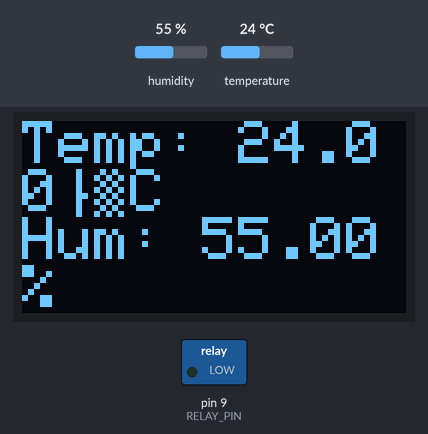
A sketch run on a simulated Arduino Uno, built with avr-gcc and run on an emulated ATmega328P. Parts: 128×64 one-colour display, switched loads named in the sketch (green lamp = pin HIGH). The inputs (shaded band) are chosen by the test bench; at power-on: humidity 55 %, temperature 24 °C. The display library's start-up logo is not drawn; what the sketch prints to the serial monitor is not drawn.

Above: at 3.2 s.
3.3 s: humidity set to 25 %
At 4.8 s:
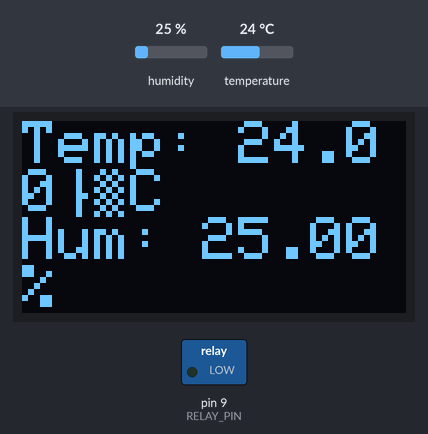
6.0 s: humidity set to 22 %
At 7.2 s:
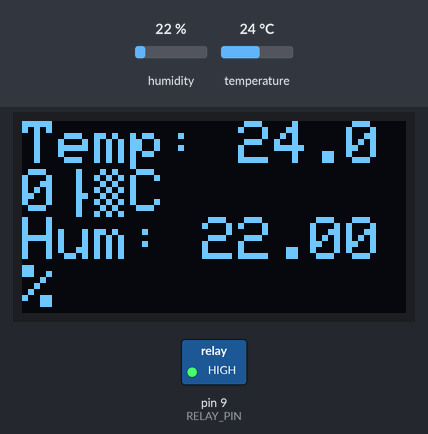
8.7 s: temperature set to 12 °C
At 13.5 s:
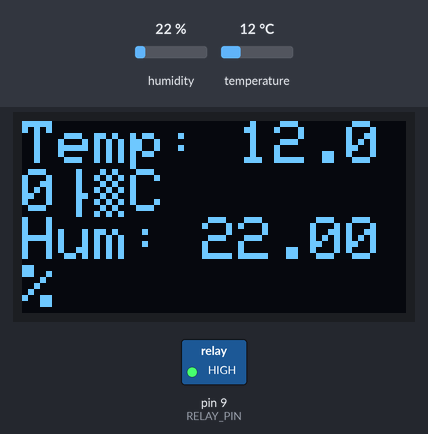
13.8 s: temperature set to 19 °C
At 17.3 s:
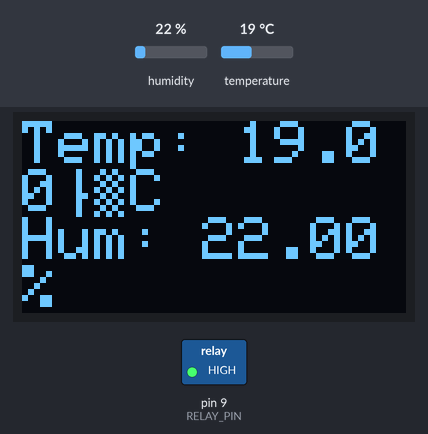
Timing chart, 0 to 18.8 s (numbered marks = the images above; inputs shaded):
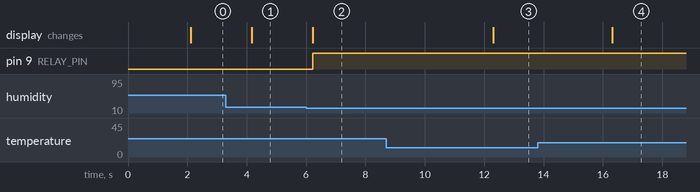

Measured:
- the behaviour switches between 24 and 23 % on humidity (found by bisection; images 1 and 2)
- after the input at 3.3 s, the display: changes after 0.87 s (image 1)
- after the input at 6.0 s, pin 9 (RELAY_PIN): LOW → HIGH after 0.22 s; the display: changes after 0.22 s (image 2)
- after the input at 8.7 s, the display: changes after 3.6 s (image 3)
- after the input at 13.8 s, the display: changes after 2.5 s (image 4)

The sketch:

project.ino
```cpp
#include <DHT.h>
#include <Wire.h>
#include <Adafruit_GFX.h>
#include <Adafruit_SSD1306.h>

#define DHT_PIN 2
#define DHT_TYPE DHT11

DHT dht(DHT_PIN, DHT_TYPE);

const int RELAY_PIN = 9;
const float TEMPERATURE_THRESHOLD = 36;
const float HUMIDITY_THRESHOLD = 24;

#define SCREEN_WIDTH 128
#define SCREEN_HEIGHT 64
#define OLED_RESET -1
Adafruit_SSD1306 display(SCREEN_WIDTH, SCREEN_HEIGHT, &Wire, OLED_RESET);

float humidity = 0;
float temperature = 0;

unsigned long lastSensorReadTime = 0;
const unsigned long sensorReadInterval = 2000;
void setup() {
  Serial.begin(9600);
  Serial.println(F("Sensor Data"));
  pinMode(RELAY_PIN, OUTPUT);
  digitalWrite(RELAY_PIN, LOW);
  dht.begin();

  if (!display.begin(SSD1306_SWITCHCAPVCC, 0x3C)) {
    Serial.println(F("SSD1306 allocation failed"));
    for (;;);
  }
  display.display();
  delay(2000);
  display.clearDisplay();
}

void loop() {
  unsigned long currentMillis = millis();

  if (currentMillis - lastSensorReadTime >= sensorReadInterval) {

    humidity = dht.readHumidity();
    temperature = dht.readTemperature();

    if (isnan(humidity) || isnan(temperature)) {
      Serial.println(F("Failed to read from DHT sensor!"));
      return;
    }

    lastSensorReadTime = currentMillis;
  }

  static float lastDisplayedTemperature = 0;
  static float lastDisplayedHumidity = 0;

  if (temperature != lastDisplayedTemperature || humidity != lastDisplayedHumidity) {
    display.clearDisplay();
    display.setTextSize(2);
    display.setTextColor(SSD1306_WHITE);
    display.setCursor(0, 0);


    display.print(F("Temp: "));
    display.print(temperature);
    display.println(F("°C"));

    display.print(F("Hum: "));
    display.print(humidity);
    display.println(F("%"));
    display.display();

    lastDisplayedTemperature = temperature;
    lastDisplayedHumidity = humidity;
  }

  if (temperature >= TEMPERATURE_THRESHOLD || humidity >= HUMIDITY_THRESHOLD) {
    Serial.println(F("Temperature or humidity threshold reached. Activating relay."));
    delay(1000);
    digitalWrite(RELAY_PIN, LOW);

  } else {
    Serial.println(F("Both temperature and humidity below thresholds. Deactivating relay."));
    digitalWrite(RELAY_PIN, HIGH);
  }
}
```
